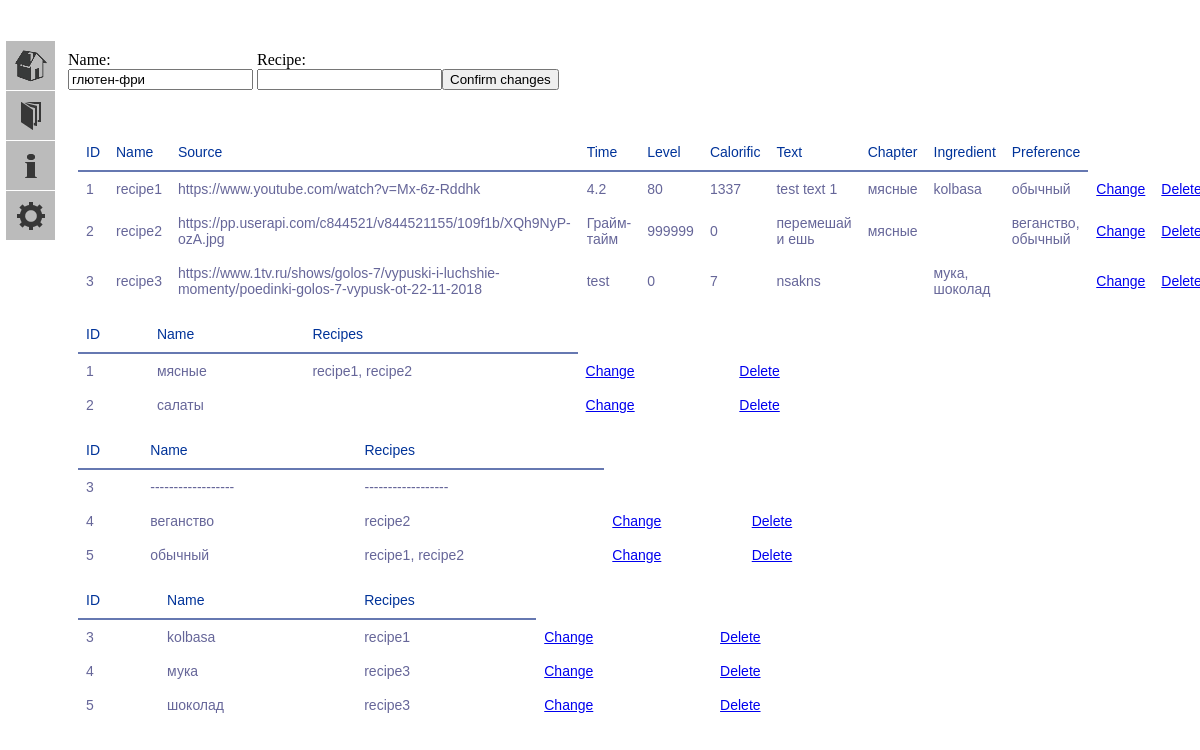
Page /change/preference/3 on the committed database.
### models.py (models this page shows, shortened)
class Preference(db.Model):
    id = db.Column(db.Integer, primary_key=True)
    name = db.Column(db.TEXT(16), index=True)
    rec_pref = db.relationship("RecipePreference", back_populates='preferences', cascade='all')
    def get_item(self, i):
        return {
            0: self.id,
            1: self.name,
            2: ', '.join(map(str, list('{}'.format(Recipe.query.get(x.recipe_id).name)
                                       for x in RecipePreference.query.filter_by(preference_id=self.id).all())))
        }[i]
    def __iter__(self):
        return (self.get_item(i) for i in range(0, 3))

class Recipe(db.Model):
    id = db.Column(db.Integer, primary_key=True)
    name = db.Column(db.TEXT(512), index=True)
    source = db.Column(db.TEXT(512))
    time = db.Column(db.String(32))
    level = db.Column(db.INT)
    calorific = db.Column(db.INT)
    text = db.Column(db.TEXT(8192))
    chapter_id = db.Column(db.Integer, db.ForeignKey("chapter.id", ondelete='CASCADE'), index=True)
    rec_ingr = db.relationship("RecipeIngredient", back_populates='recipes', cascade='all')
    rec_pref = db.relationship("RecipePreference", back_populates='recipes', cascade='all')
    def get_item(self, index):
        return {
            0: str(self.id),
            1: str(self.name),
            2: str(self.source),
            3: str(self.time),
            4: str(self.level),
            5: str(self.calorific),
            6: str(self.text),
            7: ', '.join(list('{}'.format(Chapter.query.get(x.id).name)
                              for x in Chapter.query.filter_by(id=self.chapter_id).all())),
            8: ', '.join(list('{}'.format(Ingredient.query.get(x.ingredient_id).name)
                              for x in RecipeIngredient.query.filter_by(recipe_id=self.id).all())),
            9: ', '.join(list('{}'.format(Preference.query.get(x.preference_id).name)
                              for x in RecipePreference.query.filter_by(recipe_id=self.id).all()))
        }[index]
    def __iter__(self):
        return (self.get_item(i) for i in range(0, 10))

class Chapter(db.Model):
    id = db.Column(db.Integer, primary_key=True)
    name = db.Column(db.TEXT(16), index=True, unique=True)
    recipes = db.relationship("Recipe")
    def get_item(self, i):
        return {
            0: self.id,
            1: self.name,
            2: ", ".join('{}'.format(x.name) for x in self.recipes)
        }[i]
    def __iter__(self):
        return (self.get_item(i) for i in range(0, 3))

class Ingredient(db.Model):
    id = db.Column(db.Integer, primary_key=True)
    name = db.Column(db.TEXT(16), index=True)
    rec_ingr = db.relationship("RecipeIngredient", back_populates='ingredients', cascade='all')
    def get_item(self, i):
        return{
            0: self.id,
            1: self.name,
            2: ', '.join(map(str, list('{}'.format(Recipe.query.get(x.recipe_id).name)
                                       for x in RecipeIngredient.query.filter_by(ingredient_id=self.id).all())))
        }[i]
    def __iter__(self):
        return (self.get_item(i) for i in range(0, 3))

### app.py (the view)
@app.route('/change/<chtype>/<changing>', methods=['GET', 'POST'])
def change(changing, chtype):
    try:
        contents_dict = {
            "chapter": Chapter.query.all(),
            "recipe": Recipe.query.all(),
            "ingredient": Ingredient.query.all(),
            "preference": Preference.query.all()
        }
        form = form_dict[chtype]
        form = form()
        if form.validate_on_submit():
            form.create_instance(_id=changing)
            flash('{} changed successfully'.format(chtype.capitalize()))
            return redirect(url_for('index'))
        for i in range(len(form)):
            form.get_item(i).data = instance_dict[chtype].query.get(int(changing)).get_item(i)
        return render_template("change.html", form=form, index=int(changing), chtype=chtype, contents_dict=contents_dict,
                               statistics_dict=statistics_dict)
    except Exception:
        flash("An Error while Changing")
        return redirect(url_for('index'))

### forms.py (shortened to what this page needs)
class PreferenceForm(Finder):
    recipe = StringField('recipe', validators=[Regexp(".*")])

### forms.py (called while the page is built)
    def get_item(self, i):
        return {
            0: self.id,
            1: self.name,
            2: self.recipe
        }[i]

    def __len__(self):
        return 3

### templates/change.html (shortened to what this page needs)
{% extends "base.html" %}
{% block form %}
<form action="" method="post" name="find">
    <div class="change">
    <p class="change">
        Name:<br>
        {{ form.name }}<br>
        <br>
    </p>
    {% if chtype=='recipe' %}
        <p class="change">
            Source:<br>
            {{ form.source }}<br>
            {% for error in form.errors.source %}
                <span class="error">[{{error}}]</span>
            {% endfor %}<br>
        </p>
        <p class="change">
            Time:<br>
            {{ form.time }}<br>
            {% for error in form.errors.time %}
                <span class="error">[{{error}}]</span>
            {% endfor %}<br>
        </p>
        <p class="change">
            Level:<br>
            {{ form.level }}<br>
            {% for error in form.errors.level %}
                <span class="error">[{{error}}]</span>
            {% endfor %}<br>
        </p>
        <p class="change">
            Calorific:<br>
            {{ form.calorific }}<br>
            {% for error in form.errors.calorific %}
                <span class="error">[{{error}}]</span>
            {% endfor %}<br>
        </p>
        <p class="change">
            Chapter:<br>
            {{ form.chapter }}<br>
            {% for error in form.errors.chapter %}
                <span class="error">[{{error}}]</span>
            {% endfor %}<br>
        </p>
        <p class="change">
            Preference:<br>
            {{ form.preferences }}<br>
            {% for error in form.errors.preference %}
                <span class="error">[{{error}}]</span>
            {% endfor %}<br>
        </p>
        <p class="change">
            Ingredients:<br>
            {{ form.ingredients }}<br>
            {% for error in form.errors.ingredients %}
                <span class="error">[{{error}}]</span>
            {% endfor %}<br>
        </p>
        <p class="change">
            Text:<br>
            {{ form.text }}<br>
            {% for error in form.errors.text %}
                <span class="error">[{{error}}]</span>
            {% endfor %}<br>
        </p>
        <p class="change button-recipe">
            <input type="submit" class="" value="Confirm changes">
        </p>
    {% else %}
        <p class="change">
            Recipe:<br>
            {{ form.recipe }}<br>
            <br>
        </p>
        <p class="change button">
            <input type="submit" class="" value="Confirm changes">
        </p>
    {% endif %}
    </div>
</form>
<table class="recipe">
<tr><th>ID</th><th>Name</th><th>Source</th><th>Time</th><th>Level</th><th>Calorific</th><th>Text</th><th>Chapter</th>
    <th>Ingredient</th><th>Preference</th></tr>
{% for recipe in contents_dict["recipe"] %}
    <tr>
        {% if ((chtype == 'recipe') and ( index == recipe.id )) %}
            <td>{{ recipe.id }}</td>
            {% for i in "Refactor" %}
                <td> {{ i }} </td>
            {% endfor %}
        {% else %}
            {% for item in recipe %}
                <td>{{ item }}</td>
            {% endfor %}
            <td class="after-bt"><a href="{{ url_for('change', changing=recipe.id, chtype='recipe') }}">Change</a></td>
            <td class="after-bt"><a href="{{ url_for('delete', deleting=recipe.id, chtype='recipe') }}">Delete</a></td>
        {% endif %}
    </tr>
{% endfor %}
</table>
<table class="chapter">
<tr><th>ID</th><th>Name</th><th>Recipes</th>
{% for chapter in contents_dict["chapter"] %}
    <tr>
        {% if ( (chtype == 'chapter') and (index == chapter.id) ) %}
            <td>{{ chapter.id }}</td>
            <td> ------------------ </td>
            <td> ------------------ </td>
        {% else %}
            {% for item in chapter %}
                <td>{{ item }}</td>
            {% endfor %}
            <td class="after-bt"><a href="{{ url_for('change', changing=chapter.id, chtype='chapter') }}">Change</a></td>
            <td class="after-bt"><a href="{{ url_for('delete', deleting=chapter.id, chtype='chapter') }}">Delete</a></td>
        {% endif %}
    </tr>
{% endfor %}
</table>
<table class="preference">
<tr><th>ID</th><th>Name</th><th>Recipes</th>
{% for preference in contents_dict["preference"] %}
    <tr>
        {% if ((chtype == 'preference') and ( index == preference.id )) %}
            <td>{{ preference.id }}</td>
            <td> ------------------ </td>
            <td> ------------------ </td>
        {% else %}
            {% for item in preference %}
                <td>{{ item }}</td>
            {% endfor %}
            <td class="after-bt"><a href="{{ url_for('change', changing=preference.id, chtype='preference') }}">Change</a></td>
            <td class="after-bt"><a href="{{ url_for('delete', deleting=preference.id, chtype='preference') }}">Delete</a></td>
        {% endif %}
    </tr>
{% endfor %}
</table>
<table class="ingredient">
<tr><th>ID</th><th>Name</th><th>Recipes</th>
{% for ingredient in contents_dict["ingredient"] %}
    <tr>
        {% if ((chtype == 'ingredient') and ( index == ingredient.id )) %}
            <td>{{ ingredient.id }}</td>
            <td> ------------------ </td>
            <td> ------------------ </td>
        {% else %}
            {% for item in ingredient %}
                <td>{{ item }}</td>
            {% endfor %}
            <td class="after-bt"><a href="{{ url_for('change', changing=ingredient.id, chtype='ingredient') }}">Change</a></td>
            <td class="after-bt"><a href="{{ url_for('delete', deleting=ingredient.id, chtype='ingredient') }}">Delete</a></td>
        {% endif %}
    </tr>
{% endfor %}
</table>
{% endblock %}

### static/css/main.css (style rules this page uses)
body { padding-left: 60px; margin-top: 35px; background: -moz-linear-gradient(-45deg, #ddddfb 5%, #fff 95%); height: 100%; }
table { font-family: "Lucida Sans Unicode", "Lucida Grande", Sans-Serif; font-size: 14px; background: white; max-width: 70%; width: 70%; border-collapse: collapse; text-align: left; margin: 10px; }
th { font-weight: normal; color: #039; border-bottom: 2px solid #6678b1; padding: 10px 8px; }
td { color: #669; padding: 9px 8px; transition: .3s linear; }
.change { display: inline-block; }
div.change { position:relative; }
.change.button { padding-top: 18px; position: absolute; }

### rows in the picture
Preference: name "глютен-фри", id "3"
Recipe: recipe "1" "4.2" "80" "1337", name "recipe1", source "https://www.youtube.com/watch?v=Mx-6z-Rddhk", text "test text 1"
Chapter: name "мясные", chapter "1" "recipe1, recipe2"
Ingredient: name "kolbasa", ingredient "3"
Preference: name "обычный", preference "5" "recipe1, recipe2"
Recipe: recipe "2" "999999" "0" "веганство, обычный", name "recipe2", source "https://pp.userapi.com/c844521/v844521155/109f1b/XQh9NyP-ozA.jpg", time "Грайм-тайм", text "перемешай и ешь"
Recipe: recipe "3" "0" "7" "мука, шоколад", name "recipe3", source "https://www.1tv.ru/shows/golos-7/vypuski-i-luchshie-momenty/poedinki-golos-7-vypusk-ot-22-11-2018", time "test", text "nsakns"
Chapter: chapter "2", name "салаты"
Preference: preference "4", name "веганство"
Ingredient: ingredient "4", name "мука"
Ingredient: ingredient "5", name "шоколад"
